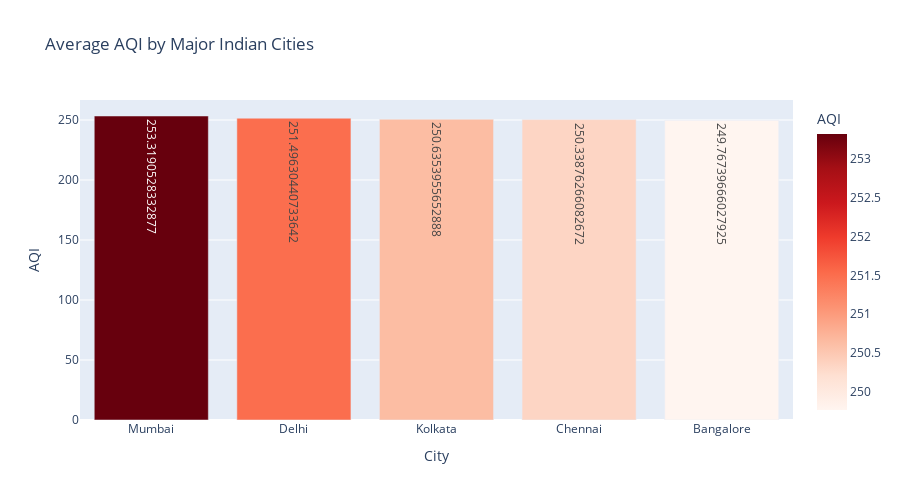

Source (notebook cell):
### Code cell
import pandas as pd
import plotly.express as px

df = pd.read_csv("../data/raw/major_city.csv")

df["Datetime"] = pd.to_datetime(df["Datetime"])
df["year"] = df["Datetime"].dt.year

city_avg = (
    df.groupby("City")["AQI"]
    .mean()
    .reset_index()
    .sort_values("AQI", ascending=False)
)

fig = px.bar(
    city_avg,
    x="City",
    y="AQI",
    color="AQI",
    title="Average AQI by Major Indian Cities",
    text="AQI",
    color_continuous_scale="Reds"
)

fig.update_layout(height=500)

fig.show()

fig.write_html("plots/city_rank.html")

### Figure 1 — Plotly figure (JSON) as saved in the notebook; plotly's stock layout.template omitted (floating-point values rounded to 4 significant figures)
{"data": [{"hovertemplate": "City=%{x}<br>AQI=%{marker.color}<extra></extra>", "legendgroup": "", "marker": {"color": [253.3, 251.5, 250.6, 250.3, 249.8], "coloraxis": "coloraxis", "pattern": {"shape": ""}}, "name": "", "orientation": "v", "showlegend": false, "text": [253.3, 251.5, 250.6, 250.3, 249.8], "textposition": "auto", "type": "bar", "x": ["Mumbai", "Delhi", "Kolkata", "Chennai", "Bangalore"], "xaxis": "x", "y": [253.3, 251.5, 250.6, 250.3, 249.8], "yaxis": "y"}], "layout": {"barmode": "relative", "coloraxis": {"colorbar": {"title": {"text": "AQI"}}, "colorscale": [[0, "rgb(255,245,240)"], [0.125, "rgb(254,224,210)"], [0.25, "rgb(252,187,161)"], [0.375, "rgb(252,146,114)"], [0.5, "rgb(251,106,74)"], [0.625, "rgb(239,59,44)"], [0.75, "rgb(203,24,29)"], [0.875, "rgb(165,15,21)"], [1, "rgb(103,0,13)"]]}, "height": 500, "legend": {"tracegroupgap": 0}, "title": {"text": "Average AQI by Major Indian Cities"}, "xaxis": {"anchor": "y", "domain": [0, 1], "title": {"text": "City"}}, "yaxis": {"anchor": "x", "domain": [0, 1], "title": {"text": "AQI"}}}}
